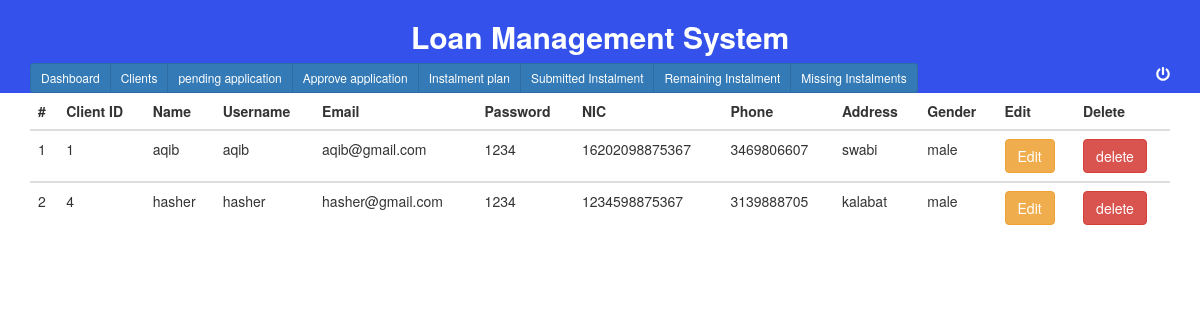
The app's page /officer/client.php with its own data.
### tables this page shows
CREATE TABLE `client` (
  `cl_id` int(11) NOT NULL,
  `name` varchar(50) NOT NULL,
  `username` varchar(50) NOT NULL,
  `email` varchar(50) NOT NULL,
  `password` int(11) NOT NULL,
  `cnic` varchar(50) NOT NULL,
  `phone` bigint(20) NOT NULL,
  `address` varchar(50) NOT NULL,
  `gender` varchar(50) NOT NULL
);

### officer/client.php (the view, shortened to what this page needs)
     <?php
require_once "header.php";
?>
<html>
<head>
</head>
<body>
<?php
	$query="SELECT * FROM client ";
           $result= mysqli_query($link,$query);
?>
<div>
				<div class="container" >
<table class="table">
						 <thead>
							<tr>
							   <th class="serial">#</th>
							   <th>Client ID</th>
							   <th>Name</th>
							   <th>Username</th>
							    <th>Email</th>
								 <th>Password</th>
								<th>NIC</th>
							   <th>Phone</th>
							   <th>Address</th>
				   			  <th>Gender</th>
							   <th>Edit</th>
							   <th>Delete</>
							 </tr>
			 </thead>
						 <tbody>
						<?php
						$i=1;
							while( $row=mysqli_fetch_assoc($result)){?>
							<tr>
							   <td class="serial"><?php echo $i++; ?></td>
	<td><?Php  echo $row['cl_id']; ?></td>
<td><?Php  echo $row['name']; ?></td>
    <td><?Php  echo $row['username']; ?></td>
     <td><?Php echo $row['email']; ?></td>
	 <td><?Php echo $row['password']; ?></td>
	  <td><?Php echo $row['cnic']; ?></td>
	   <td><?Php echo $row['phone']; ?></td>
	   <td><?Php echo $row['address']; ?></td>
	   <td><?Php echo $row['gender']; ?></td>
		<form method="GET" action="editclient.php">
		 <td><button class="btn btn-warning"  value="<?php echo $row['cl_id']?>" type="submit" name="cl_id"> Edit</button></td>
		 <td><button class="btn btn-danger" value="<?php echo $row['cl_id']?>" type="submit" name="delete">delete</button></td>
		</form>
  </tr>
						 </tbody>
				   </div>
<?php
							};
?>		</table>
</body>
</html>

### style.css (style rules this page uses)
body { width: 100%; }

### records on screen
client: cl_id "1", name "aqib", username "aqib", email "aqib@gmail.com", password "1234", cnic "16202098875367", phone "3469806607", address "swabi", gender "male"
client: cl_id "4", name "hasher", username "hasher", email "hasher@gmail.com", password "1234", cnic "1234598875367", phone "3139888705", address "kalabat", gender "male"
